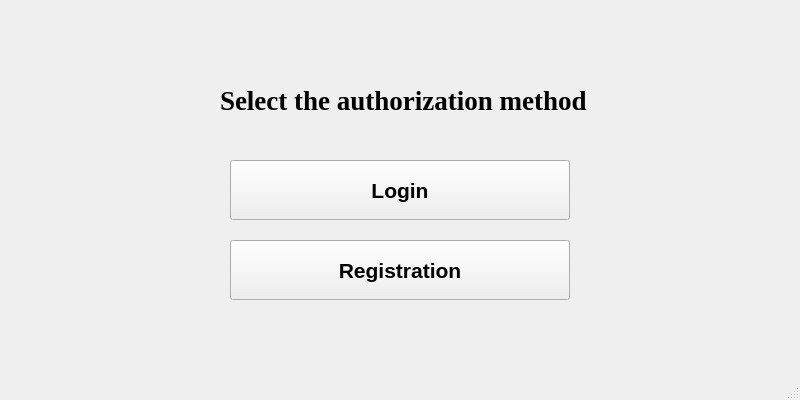
<?xml version="1.0" encoding="UTF-8"?>
<ui version="4.0">
 <class>confectioneryStoreInformationSystem</class>
 <widget class="QMainWindow" name="confectioneryStoreInformationSystem">
  <property name="geometry">
   <rect>
    <x>0</x>
    <y>0</y>
    <width>800</width>
    <height>400</height>
   </rect>
  </property>
  <property name="sizePolicy">
   <sizepolicy hsizetype="Preferred" vsizetype="Preferred">
    <horstretch>0</horstretch>
    <verstretch>0</verstretch>
   </sizepolicy>
  </property>
  <property name="windowTitle">
   <string>confectioneryStoreInformationSystem</string>
  </property>
  <widget class="QWidget" name="centralwidget">
   <widget class="QPushButton" name="logButton">
    <property name="geometry">
     <rect>
      <x>230</x>
      <y>160</y>
      <width>340</width>
      <height>60</height>
     </rect>
    </property>
    <property name="font">
     <font>
      <pointsize>16</pointsize>
      <bold>true</bold>
     </font>
    </property>
    <property name="text">
     <string>Login</string>
    </property>
   </widget>
   <widget class="QPushButton" name="regButton">
    <property name="geometry">
     <rect>
      <x>230</x>
      <y>240</y>
      <width>340</width>
      <height>60</height>
     </rect>
    </property>
    <property name="font">
     <font>
      <pointsize>16</pointsize>
      <bold>true</bold>
     </font>
    </property>
    <property name="text">
     <string>Registration</string>
    </property>
   </widget>
   <widget class="QLabel" name="label">
    <property name="geometry">
     <rect>
      <x>220</x>
      <y>50</y>
      <width>400</width>
      <height>100</height>
     </rect>
    </property>
    <property name="sizePolicy">
     <sizepolicy hsizetype="Fixed" vsizetype="Fixed">
      <horstretch>0</horstretch>
      <verstretch>0</verstretch>
     </sizepolicy>
    </property>
    <property name="minimumSize">
     <size>
      <width>0</width>
      <height>100</height>
     </size>
    </property>
    <property name="font">
     <font>
      <family>Times New Roman</family>
      <pointsize>20</pointsize>
      <bold>true</bold>
     </font>
    </property>
    <property name="layoutDirection">
     <enum>Qt::LeftToRight</enum>
    </property>
    <property name="text">
     <string>Select the authorization method</string>
    </property>
   </widget>
  </widget>
  <widget class="QMenuBar" name="menubar">
   <property name="geometry">
    <rect>
     <x>0</x>
     <y>0</y>
     <width>800</width>
     <height>21</height>
    </rect>
   </property>
  </widget>
  <widget class="QStatusBar" name="statusbar"/>
 </widget>
 <resources/>
 <connections/>
</ui>
